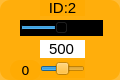
    <widget class="QWidget" name="widget_id2" native="true">
     <property name="geometry">
      <rect>
       <x>650</x>
       <y>40</y>
       <width>120</width>
       <height>80</height>
      </rect>
     </property>
     <property name="styleSheet">
      <string notr="true">background-color: rgb(255, 170, 0, 200);
border-radius:10px;</string>
     </property>
     <widget class="QLabel" name="label_ID2">
      <property name="geometry">
       <rect>
        <x>40</x>
        <y>0</y>
        <width>45</width>
        <height>16</height>
       </rect>
      </property>
      <property name="minimumSize">
       <size>
        <width>0</width>
        <height>10</height>
       </size>
      </property>
      <property name="font">
       <font>
        <family>Arial</family>
        <pointsize>11</pointsize>
       </font>
      </property>
      <property name="styleSheet">
       <string notr="true">background-color: rgb(255, 255, 255， 0);
border-radius:0px;</string>
      </property>
      <property name="text">
       <string>ID:2</string>
      </property>
      <property name="alignment">
       <set>Qt::AlignCenter</set>
      </property>
     </widget>
     <widget class="QSlider" name="horizontalSlider_pulse_id2">
      <property name="geometry">
       <rect>
        <x>20</x>
        <y>20</y>
        <width>83</width>
        <height>16</height>
       </rect>
      </property>
      <property name="autoFillBackground">
       <bool>false</bool>
      </property>
      <property name="styleSheet">
       <string notr="true">background-color: rgb(0, 0, 0);
border-radius:0px;</string>
      </property>
      <property name="minimum">
       <number>0</number>
      </property>
      <property name="maximum">
       <number>1000</number>
      </property>
      <property name="pageStep">
       <number>1</number>
      </property>
      <property name="value">
       <number>500</number>
      </property>
      <property name="orientation">
       <enum>Qt::Horizontal</enum>
      </property>
     </widget>
     <widget class="QSlider" name="horizontalSlider_dev_id2">
      <property name="geometry">
       <rect>
        <x>40</x>
        <y>60</y>
        <width>45</width>
        <height>18</height>
       </rect>
      </property>
      <property name="styleSheet">
       <string notr="true">background-color: rgb(255, 255, 255， 0);</string>
      </property>
      <property name="minimum">
       <number>-125</number>
      </property>
      <property name="maximum">
       <number>125</number>
      </property>
      <property name="pageStep">
       <number>1</number>
      </property>
      <property name="orientation">
       <enum>Qt::Horizontal</enum>
      </property>
     </widget>
     <widget class="QLabel" name="label_id2">
      <property name="geometry">
       <rect>
        <x>10</x>
        <y>60</y>
        <width>31</width>
        <height>20</height>
       </rect>
      </property>
      <property name="minimumSize">
       <size>
        <width>0</width>
        <height>10</height>
       </size>
      </property>
      <property name="font">
       <font>
        <family>DejaVu Sans</family>
        <pointsize>10</pointsize>
       </font>
      </property>
      <property name="styleSheet">
       <string notr="true">background-color: rgb(255, 255, 255， 0);</string>
      </property>
      <property name="text">
       <string>0</string>
      </property>
      <property name="alignment">
       <set>Qt::AlignCenter</set>
      </property>
     </widget>
     <widget class="QLineEdit" name="lineEdit_id2">
      <property name="geometry">
       <rect>
        <x>40</x>
        <y>40</y>
        <width>45</width>
        <height>18</height>
       </rect>
      </property>
      <property name="sizePolicy">
       <sizepolicy hsizetype="Fixed" vsizetype="Fixed">
        <horstretch>0</horstretch>
        <verstretch>0</verstretch>
       </sizepolicy>
      </property>
      <property name="font">
       <font>
        <family>Arial</family>
        <pointsize>11</pointsize>
       </font>
      </property>
      <property name="autoFillBackground">
       <bool>false</bool>
      </property>
      <property name="styleSheet">
       <string notr="true">background-color: rgb(255, 255, 255);
border-radius:0px;</string>
      </property>
      <property name="text">
       <string>500</string>
      </property>
      <property name="maxLength">
       <number>1000</number>
      </property>
      <property name="alignment">
       <set>Qt::AlignCenter</set>
      </property>
      <property name="dragEnabled">
       <bool>false</bool>
      </property>
      <property name="readOnly">
       <bool>false</bool>
      </property>
     </widget>
    </widget>
